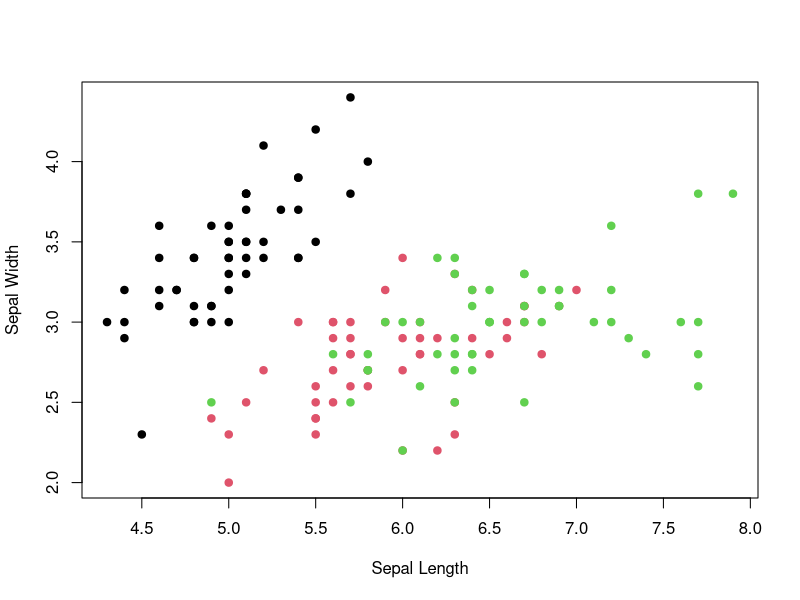
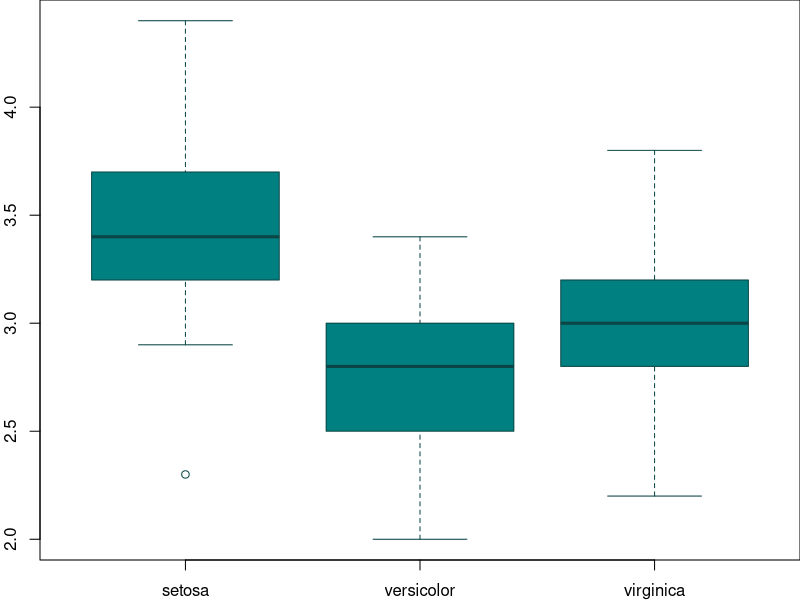

R code for these plots, in order:
## ---- chunk 1
knitr::opts_chunk$set(echo = FALSE,
                      warning = FALSE,
                      tidy = FALSE,
                      message = FALSE,
                      fig.align = 'center',
                      out.width = "100%")
options(knitr.table.format = "html") 
## ---- chunk 2
knitr::write_bib(c('posterdown', 'rmarkdown','pagedown'), 'packages.bib')
## ---- chunk 3

plot(x = iris$Sepal.Length, y = iris$Sepal.Width,
     col = iris$Species, pch = 19, xlab = "Sepal Length",
     ylab = "Sepal Width")

## ---- chunk 4
#trim whitespace
par(mar=c(2,2,0,0))
#plot boxplots
boxplot(iris$Sepal.Width~iris$Species,
        col = "#008080", 
        border = "#0b4545",
        ylab = "Sepal Width (cm)",
        xlab = "Species")
## ---- chunk 5
knitr::kable(
  iris[1:15,1:5], format = "html",
  caption = "A table made with the **knitr::kable** function.",
  align = "c", col.names = c("Sepal <br> Length",
                             "Sepal <br> Width",
                             "Petal <br> Length",
                             "Petal <br> Width",
                             "Species"),
  escape = FALSE)
